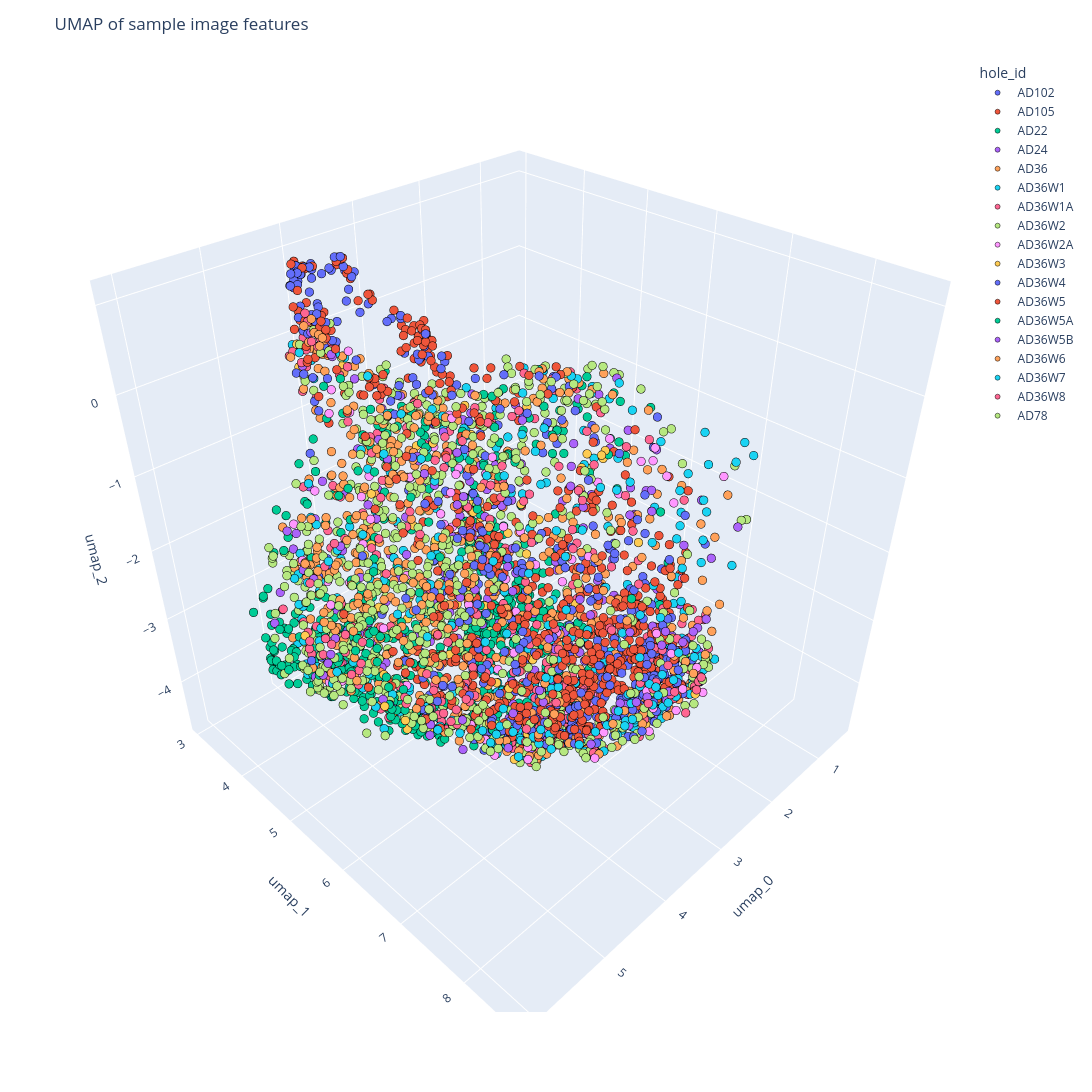

The notebook cell saved with this chart:
### Code cell
# plot in 3d
fig = px.scatter_3d(
    df_umap[df_umap['GeoRckInterp']=='ZPF'],
    x = 'umap_0',
    y = 'umap_1',
    z = 'umap_2',
    color = 'hole_id',
    #color_discrete_map=colour_map, 
)
fig.update_traces(marker=dict(size=5, line=dict(width=0.5,color='black')))

# Customize the layout
fig.update_layout(
    title='UMAP of sample image features from ZPF', # Title
    width=1600,  # Set the width of the figure to 800 pixels
    height=1200,  # Set the height of the figure to 600 pixels
    plot_bgcolor='rgba(250, 250, 250, 1)',
)

### Figure 1 — Plotly figure (JSON) as saved in the notebook; plotly's stock layout.template omitted (floating-point values rounded to 4 significant figures; data arrays with more than 128 entries replaced by an {"elided": "..."} marker saying what was removed)
{"data": [{"hovertemplate": "hole_id=AD102<br>umap_0=%{x}<br>umap_1=%{y}<br>umap_2=%{z}<extra></extra>", "legendgroup": "AD102", "marker": {"color": "#636efa", "line": {"color": "black", "width": 0.5}, "size": 5, "symbol": "circle"}, "mode": "markers", "name": "AD102", "scene": "scene", "showlegend": true, "type": "scatter3d", "x": {"elided": "460 float values"}, "y": {"elided": "460 float values"}, "z": {"elided": "460 float values"}}, {"hovertemplate": "hole_id=AD105<br>umap_0=%{x}<br>umap_1=%{y}<br>umap_2=%{z}<extra></extra>", "legendgroup": "AD105", "marker": {"color": "#EF553B", "line": {"color": "black", "width": 0.5}, "size": 5, "symbol": "circle"}, "mode": "markers", "name": "AD105", "scene": "scene", "showlegend": true, "type": "scatter3d", "x": {"elided": "639 float values"}, "y": {"elided": "639 float values"}, "z": {"elided": "639 float values"}}, {"hovertemplate": "hole_id=AD22<br>umap_0=%{x}<br>umap_1=%{y}<br>umap_2=%{z}<extra></extra>", "legendgroup": "AD22", "marker": {"color": "#00cc96", "line": {"color": "black", "width": 0.5}, "size": 5, "symbol": "circle"}, "mode": "markers", "name": "AD22", "scene": "scene", "showlegend": true, "type": "scatter3d", "x": {"elided": "655 float values"}, "y": {"elided": "655 float values"}, "z": {"elided": "655 float values"}}, {"hovertemplate": "hole_id=AD24<br>umap_0=%{x}<br>umap_1=%{y}<br>umap_2=%{z}<extra></extra>", "legendgroup": "AD24", "marker": {"color": "#ab63fa", "line": {"color": "black", "width": 0.5}, "size": 5, "symbol": "circle"}, "mode": "markers", "name": "AD24", "scene": "scene", "showlegend": true, "type": "scatter3d", "x": [5.13, 2.624, 4.397, 4.702, 2.253], "y": [6.915, 4.124, 4.119, 5.62, 3.954], "z": [0.02106, -2.97, -1.489, -0.9437, -3.297]}, {"hovertemplate": "hole_id=AD36<br>umap_0=%{x}<br>umap_1=%{y}<br>umap_2=%{z}<extra></extra>", "legendgroup": "AD36", "marker": {"color": "#FFA15A", "line": {"color": "black", "width": 0.5}, "size": 5, "symbol": "circle"}, "mode": "markers", "name": "AD36", "scene": "scene", "showlegend": true, "type": "scatter3d", "x": {"elided": "418 float values"}, "y": {"elided": "418 float values"}, "z": {"elided": "418 float values"}}, {"hovertemplate": "hole_id=AD36W1<br>umap_0=%{x}<br>umap_1=%{y}<br>umap_2=%{z}<extra></extra>", "legendgroup": "AD36W1", "marker": {"color": "#19d3f3", "line": {"color": "black", "width": 0.5}, "size": 5, "symbol": "circle"}, "mode": "markers", "name": "AD36W1", "scene": "scene", "showlegend": true, "type": "scatter3d", "x": {"elided": "298 float values"}, "y": {"elided": "298 float values"}, "z": {"elided": "298 float values"}}, {"hovertemplate": "hole_id=AD36W1A<br>umap_0=%{x}<br>umap_1=%{y}<br>umap_2=%{z}<extra></extra>", "legendgroup": "AD36W1A", "marker": {"color": "#FF6692", "line": {"color": "black", "width": 0.5}, "size": 5, "symbol": "circle"}, "mode": "markers", "name": "AD36W1A", "scene": "scene", "showlegend": true, "type": "scatter3d", "x": {"elided": "308 float values"}, "y": {"elided": "308 float values"}, "z": {"elided": "308 float values"}}, {"hovertemplate": "hole_id=AD36W2<br>umap_0=%{x}<br>umap_1=%{y}<br>umap_2=%{z}<extra></extra>", "legendgroup": "AD36W2", "marker": {"color": "#B6E880", "line": {"color": "black", "width": 0.5}, "size": 5, "symbol": "circle"}, "mode": "markers", "name": "AD36W2", "scene": "scene", "showlegend": true, "type": "scatter3d", "x": {"elided": "285 float values"}, "y": {"elided": "285 float values"}, "z": {"elided": "285 float values"}}, {"hovertemplate": "hole_id=AD36W2A<br>umap_0=%{x}<br>umap_1=%{y}<br>umap_2=%{z}<extra></extra>", "legendgroup": "AD36W2A", "marker": {"color": "#FF97FF", "line": {"color": "black", "width": 0.5}, "size": 5, "symbol": "circle"}, "mode": "markers", "name": "AD36W2A", "scene": "scene", "showlegend": true, "type": "scatter3d", "x": [4.441, 4.525, 3.535, 3.767, 3.23, 2.586, 3.983, 3.308, 2.494, 4.851, 5.119, 2.669, 1.091, 4.105, 4.302, 2.732, 3.133, 2.731, 3.545, 2.411, 3.828, 4.715, 4.185, 3.349, 3.132, 3.106, 4.933, 3.994, 3.417, 3.377, 5.72, 2.557, 2.643, 4.089, 4.615, 3.335, 4.66, 3.584, 4.85, 3.953, 3.651, 4.589, 5.032, 3.845, 3.609, 4.083, 5.038, 2.901, 4.287, 2.07, 2.412, 2.757, 3.129, 3.686, 5.666, 2.981, 3.911, 3.077, 3.869, 2.744, 3.777, 5.196, 5.772, 1.254, 1.753, 4.111, 5.203, 3.078, 0.9649, 4.303, 5.146, 4.102, 4.04, 2.312, 2.51, 3.882, 4.205, 5.428, 5.411, 2.049, 2.352, 5.287, 5.297, 4.269, 4.223, 3.736, 5.523, 4.14, 5.281, 3.917, 5.058, 2.765, 2.696, 2.8, 2.993, 1.338, 2.497, 2.381, 3.843, 4.834, 3.997, 4.372, 4.602, 2.31, 1.932, 5.707, 4.183], "y": [6.459, 4.241, 5.123, 6.859, 6.631, 5.883, 6.865, 6.777, 6.414, 4.673, 5.968, 4.986, 5.969, 3.674, 6.385, 6.693, 5.856, 6.407, 5.98, 5.867, 6.836, 5.588, 5.084, 6.802, 6.317, 6.892, 4.363, 6.818, 8.409, 8.564, 5.31, 7.968, 7.663, 8.39, 8.32, 5.368, 6.843, 6.908, 8.42, 6.898, 5.271, 6.495, 7.716, 8.586, 8.611, 5.511, 6.894, 6.755, 6.987, 4.497, 4.991, 5.595, 4.249, 6.155, 5.567, 6.8, 6.124, 4.534, 4.481, 5.245, 8.414, 5.168, 5.486, 5.592, 5.813, 6.751, 4.81, 7.486, 4.862, 6.647, 5.677, 3.98, 8.427, 6.739, 3.806, 8.296, 6.54, 5.901, 4.7, 3.69, 4.063, 5.064, 4.44, 6.059, 5.878, 8.562, 5.311, 8.523, 7.008, 8.141, 5.333, 7.547, 7.381, 4.409, 4.402, 5.31, 3.628, 4.573, 4.368, 4.604, 5.342, 6.578, 4.76, 6.911, 4.503, 6.396, 4.347], "z": [-3.719, -2.636, -2.034, -3.856, -3.999, -2.783, -3.755, -4.042, -3.896, -0.05038, -2.769, -3.184, -1.681, -0.4346, -3.963, -3.899, -3.314, -2.057, -2.968, -2.548, -3.991, -1.703, -0.9344, -3.826, -3.003, -3.343, -1.095, -4.124, -2.358, -2.306, -2.608, -0.361, -1.739, -1.933, -2.167, -1.139, -3.526, -4.068, -2.269, -3.612, -0.9715, -2.135, -2.504, -2.224, -1.796, -3.069, -2.765, -3.891, -3.763, -1.781, -2.571, -2.589, -1.35, -3.072, -2.61, -3.907, -3.205, -0.8679, -1.101, -3.524, -1.636, -3.055, -2.611, -2.265, -1.161, -3.847, -1.94, -2.873, -1.197, -0.7542, -2.126, -0.6028, -2.484, -0.8271, -3.038, -1.39, -3.945, -0.2249, -1.605, -2.176, -2.722, -2.877, -1.317, -2.086, -0.5246, -2.026, -1.802, -2.036, 0.2631, -2.159, -1.248, -0.7736, -0.5566, -2.229, -0.9135, -2.18, -3.086, -1.496, -2.053, 0.8057, -1.374, 0.04365, 0.5917, -0.5854, -2.273, -0.1072, -1.25]}, {"hovertemplate": "hole_id=AD36W3<br>umap_0=%{x}<br>umap_1=%{y}<br>umap_2=%{z}<extra></extra>", "legendgroup": "AD36W3", "marker": {"color": "#FECB52", "line": {"color": "black", "width": 0.5}, "size": 5, "symbol": "circle"}, "mode": "markers", "name": "AD36W3", "scene": "scene", "showlegend": true, "type": "scatter3d", "x": [4.816, 5.249, 3.731, 4.792, 4.004, 4.453, 5.813, 1.462, 2.525, 4.911, 3.761, 3.735, 3.529, 3.74, 3.729, 4.131, 3.438, 4.452, 2.583, 3.968, 3.724, 3.495, 3.367, 4.187, 4.567, 3.921, 1.139, 5.167, 1.866, 2.596, 2.628, 4.219, 5.052, 1.792, 2.858, 2.758, 5.665, 4.506, 2.141, 1.767, 5.41, 2.119, 1.85, 3.493, 4.856, 3.551, 3.72, 5.053, 5.552, 3.97, 4.034, 2.245, 5.258, 3.348, 3.98, 4.04, 4.341, 3.937, 3.875, 2.211, 3.747, 2.134, 2.367, 4.298, 5.383, 2.064, 2.221, 5.354, 4.092, 3.962, 3.514, 2.166, 4.128, 3.693, 2.088, 4.988, 4.989, 3.672, 2.49, 3.741, 3.237, 3.658, 1.868, 2.06, 2.62, 2.272, 2.293, 3.97, 4.098], "y": [4.432, 5.047, 6.764, 4.47, 6.697, 4.904, 5.202, 6.124, 6.051, 6.046, 4.992, 8.154, 4.753, 7.753, 6.803, 3.128, 6.223, 5.207, 6.298, 5.717, 5.718, 8.553, 6.6, 4.493, 4.882, 6.76, 5.21, 5.981, 5.491, 4.327, 6.611, 6.424, 5.33, 5.788, 4.59, 5.443, 6.289, 6.764, 3.602, 4.461, 5.96, 3.697, 4.772, 4.373, 7.274, 6.308, 6.68, 5.973, 6.464, 6.759, 6.67, 4.096, 4.719, 6.063, 6.492, 5.436, 5.004, 5.599, 3.458, 4.129, 4.222, 3.774, 4.503, 6.781, 6.038, 4.31, 5.569, 5.894, 3.339, 6.97, 6.922, 3.892, 3.112, 7.069, 4.682, 5.077, 5.415, 3.332, 4.517, 4.532, 4.629, 3.422, 5.572, 3.735, 6.437, 3.937, 4.646, 5.526, 5.35], "z": [-2.707, -3.122, -3.852, 0.9207, -3.769, -2.976, -2.113, -2.647, -3.067, -3.526, -0.7229, -2.789, -2.494, -3.155, -3.884, -0.05033, -3.29, -2.67, -3.364, -2.265, -2.602, -2.259, -3.69, -2.561, -1.063, -3.921, -1.955, -3.379, -1.653, -2.507, -3.678, -3.017, -1.395, -1.316, -2.841, -2.506, -2.489, -3.395, -2.991, -1.254, -0.7565, -1.397, -2.769, -1.131, -2.129, -3.491, -3.827, -3.338, -2.647, -3.923, -3.927, -2.868, -1.865, -3.404, -3.175, -3.323, -0.8922, -2.762, -0.09064, -3.254, -1.225, -2.868, -2.975, -3.904, -2.946, -2.608, -2.768, -2.51, 0.2678, -3.747, -3.697, -3.094, -0.3432, -3.653, -2.458, -3.015, -2.079, -0.4045, -1.842, -2.056, -1.207, -0.3952, -1.421, -1.833, -0.7457, -2.841, -2.826, -2.55, -1.674]}, {"hovertemplate": "hole_id=AD36W4<br>umap_0=%{x}<br>umap_1=%{y}<br>umap_2=%{z}<extra></extra>", "legendgroup": "AD36W4", "marker": {"color": "#636efa", "line": {"color": "black", "width": 0.5}, "size": 5, "symbol": "circle"}, "mode": "markers", "name": "AD36W4", "scene": "scene", "showlegend": true, "type": "scatter3d", "x": [3.72, 5.94, 5.717, 2.548, 2.674, 3.859, 5.396, 3.932, 2.571, 5.221, 5.176, 4.185, 4.226, 2.052, 5.473], "y": [7.595, 5.469, 5.316, 5.998, 6.633, 5.875, 4.951, 7.665, 6.193, 5.109, 5.059, 3.453, 3.194, 5.017, 6.115], "z": [-0.8921, -2.214, -2.399, -3.168, -3.63, -1.946, -1.693, -1.155, -3.157, -2.451, -1.38, -0.3341, -0.3558, -1.563, -2.709]}, {"hovertemplate": "hole_id=AD36W5<br>umap_0=%{x}<br>umap_1=%{y}<br>umap_2=%{z}<extra></extra>", "legendgroup": "AD36W5", "marker": {"color": "#EF553B", "line": {"color": "black", "width": 0.5}, "size": 5, "symbol": "circle"}, "mode": "markers", "name": "AD36W5", "scene": "scene", "showlegend": true, "type": "scatter3d", "x": [3.67, 1.114, 3.606, 3.173, 5.419, 3.753, 1.748, 4.169, 2.871, 3.765, 4.27, 3.422], "y": [5.085, 5.038, 6.536, 6.343, 5.374, 6.68, 4.301, 6.764, 6.07, 6.795, 6.392, 5.604], "z": [-0.8761, -1.289, -3.468, -3.505, -1.95, -3.878, -1.524, -3.847, -3.411, -4.028, -2.99, -2.113]}, {"hovertemplate": "hole_id=AD36W5A<br>umap_0=%{x}<br>umap_1=%{y}<br>umap_2=%{z}<extra></extra>", "legendgroup": "AD36W5A", "marker": {"color": "#00cc96", "line": {"color": "black", "width": 0.5}, "size": 5, "symbol": "circle"}, "mode": "markers", "name": "AD36W5A", "scene": "scene", "showlegend": true, "type": "scatter3d", "x": [3.65, 5.596, 2.285, 3.818, 3.446, 4.61, 5.929, 3.849, 3.019, 3.731, 3.644, 1.983, 2.901, 3.628, 4.725, 2.355, 3.437, 3.08, 4.773], "y": [4.747, 6.269, 4.232, 6.775, 6.862, 5.832, 4.912, 6.687, 4.559, 7.848, 3.948, 4.167, 5.184, 5.412, 5.042, 4.486, 6.76, 7.714, 4.259], "z": [-1.48, -2.525, -0.9734, -3.916, -3.984, -2.065, -2.129, -3.731, -2.796, -1.303, -0.9946, -2.319, -3.715, -1.901, -1.761, -2.777, -3.954, -1.825, -1.646]}, {"hovertemplate": "hole_id=AD36W5B<br>umap_0=%{x}<br>umap_1=%{y}<br>umap_2=%{z}<extra></extra>", "legendgroup": "AD36W5B", "marker": {"color": "#ab63fa", "line": {"color": "black", "width": 0.5}, "size": 5, "symbol": "circle"}, "mode": "markers", "name": "AD36W5B", "scene": "scene", "showlegend": true, "type": "scatter3d", "x": {"elided": "237 float values"}, "y": {"elided": "237 float values"}, "z": {"elided": "237 float values"}}, {"hovertemplate": "hole_id=AD36W6<br>umap_0=%{x}<br>umap_1=%{y}<br>umap_2=%{z}<extra></extra>", "legendgroup": "AD36W6", "marker": {"color": "#FFA15A", "line": {"color": "black", "width": 0.5}, "size": 5, "symbol": "circle"}, "mode": "markers", "name": "AD36W6", "scene": "scene", "showlegend": true, "type": "scatter3d", "x": {"elided": "145 float values"}, "y": {"elided": "145 float values"}, "z": {"elided": "145 float values"}}, {"hovertemplate": "hole_id=AD36W7<br>umap_0=%{x}<br>umap_1=%{y}<br>umap_2=%{z}<extra></extra>", "legendgroup": "AD36W7", "marker": {"color": "#19d3f3", "line": {"color": "black", "width": 0.5}, "size": 5, "symbol": "circle"}, "mode": "markers", "name": "AD36W7", "scene": "scene", "showlegend": true, "type": "scatter3d", "x": [4.347, 5.106, 1.518, 3.303, 3.466, 4.918, 1.818, 2.797, 4.491, 5.341, 5.687, 0.7795, 4.941, 3.925, 4.415, 3.263, 3.882, 4.93, 2.183, 3.489, 2.385, 4.32, 4.499, 4.698, 3.348, 4.391, 5.852, 3.199, 4.58, 2.685, 5.617, 4.246, 3.338, 5.124, 4.806, 4.83, 1.98, 2.862, 4.135, 5.138, 2.232, 4.838, 5.335, 5.333, 1.907, 3.897, 3.925, 2.911, 3.368, 3.647, 4.393, 2.953, 2.476], "y": [5.289, 5.223, 5.199, 4.443, 5.06, 5.753, 4.436, 4.999, 5.305, 5.997, 4.831, 5.347, 6.284, 6.273, 4.651, 8.081, 7.635, 6.134, 3.994, 7.862, 3.932, 6.67, 7.611, 6.705, 7.059, 5.862, 5.78, 8.395, 8.324, 7.596, 4.832, 8.391, 8.398, 5.816, 5.14, 5.626, 7.383, 4.123, 6.723, 5.914, 4.392, 5.7, 5.08, 6.187, 4.111, 4.505, 4.347, 4.271, 4.41, 4.07, 6.587, 8.032, 4.643], "z": [-2.848, -3.188, -1.394, -3.007, -3.712, -3.069, -2.539, -3.087, -2.515, -2.734, -2.514, -1.344, -0.9655, -0.4995, -0.9154, -1.056, -3.248, -2.098, -1.94, -0.7432, -1.93, -1.542, -2.124, -2.359, -0.5427, -3.436, -2.227, -2.389, -2.095, -1.071, -1.665, -2.247, -1.845, -3.259, -1.785, -3.264, -0.7307, -1.087, -3.761, 0.1236, -1.12, -2.567, -1.457, -1.533, -1.129, -2.351, -2.528, -1.651, -1.209, -0.7642, -1.161, -0.4261, -1.469]}, {"hovertemplate": "hole_id=AD36W8<br>umap_0=%{x}<br>umap_1=%{y}<br>umap_2=%{z}<extra></extra>", "legendgroup": "AD36W8", "marker": {"color": "#FF6692", "line": {"color": "black", "width": 0.5}, "size": 5, "symbol": "circle"}, "mode": "markers", "name": "AD36W8", "scene": "scene", "showlegend": true, "type": "scatter3d", "x": [4.282, 3.866, 3.526, 3.166, 5.397, 3.86, 2.189, 4.75, 4.905, 2.722, 2.114, 4.119, 5.038, 5.194, 3.334, 3.321, 3.594, 3.886, 2.634, 4.611, 3.156, 2.555, 3.931, 4.938, 5.436, 1.921, 3.674, 3.155, 5.721, 3.774, 2.839, 4.971, 5.308, 2.996, 3.083, 3.498, 5.751, 1.87, 4.674, 4.977, 4.647, 1.97, 3.849, 4.782, 1.889, 4.034, 1.764, 5.139, 5.223, 2.517, 5.533, 2.638, 1.6], "y": [4.567, 4.416, 5.968, 8.203, 5.179, 6.321, 5.664, 6.073, 6.304, 6.55, 7.14, 3.257, 6.438, 6.445, 5.416, 4.406, 4.356, 7.053, 4.949, 6.407, 3.811, 7.523, 5.815, 5.804, 5.683, 3.976, 7.082, 4.292, 5.059, 6.655, 6.846, 6.891, 6.897, 7.164, 6.539, 7.625, 5.184, 4.139, 8.388, 4.638, 4.987, 4.723, 6.726, 3.908, 4.138, 5.101, 6.113, 5.722, 5.057, 3.842, 6.13, 4.59, 4.523], "z": [-0.8058, -1.359, -2.931, -2.35, -2.755, -3.953, -2.319, -3.488, -3.098, -4.047, -2.286, 0.07439, -2.742, -0.5028, -0.4687, -1.743, -1.521, -2.821, -2.736, -3.055, -1.09, -0.8492, -3.19, -2.339, -2.138, -1.596, -3.709, -1.012, -2.065, -3.682, -3.248, -2.403, -2.53, -2.571, -3.555, -0.7211, -2.415, -2.573, -2.294, 1.08, -1.779, -2.87, -4.036, -1.32, -2.43, -0.0856, -1.814, -0.9448, -1.297, -1.551, -0.6472, -1.936, -1.235]}, {"hovertemplate": "hole_id=AD78<br>umap_0=%{x}<br>umap_1=%{y}<br>umap_2=%{z}<extra></extra>", "legendgroup": "AD78", "marker": {"color": "#B6E880", "line": {"color": "black", "width": 0.5}, "size": 5, "symbol": "circle"}, "mode": "markers", "name": "AD78", "scene": "scene", "showlegend": true, "type": "scatter3d", "x": {"elided": "468 float values"}, "y": {"elided": "468 float values"}, "z": {"elided": "468 float values"}}], "layout": {"height": 1200, "legend": {"title": {"text": "hole_id"}, "tracegroupgap": 0}, "margin": {"t": 60}, "plot_bgcolor": "rgba(250, 250, 250, 1)", "scene": {"domain": {"x": [0, 1], "y": [0, 1]}, "xaxis": {"title": {"text": "umap_0"}}, "yaxis": {"title": {"text": "umap_1"}}, "zaxis": {"title": {"text": "umap_2"}}}, "title": {"text": "UMAP of sample image features"}, "width": 1600}}
